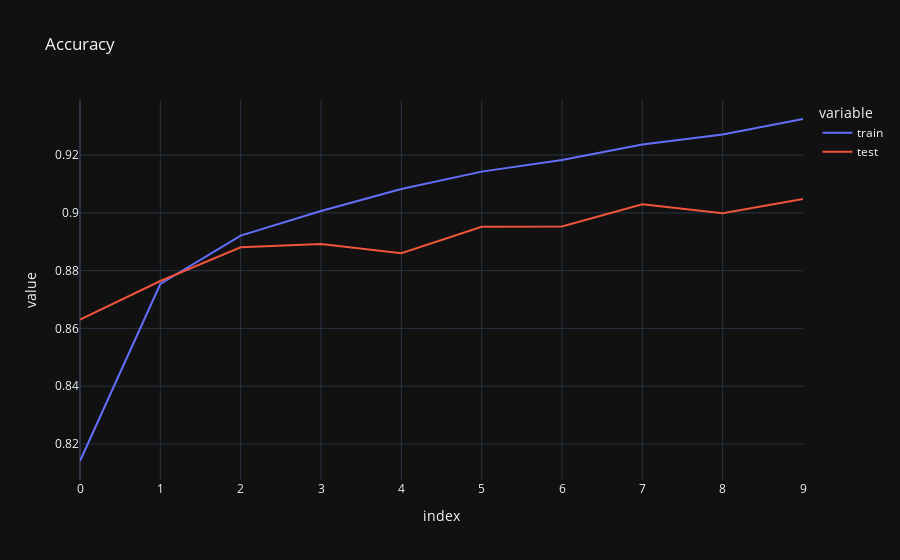
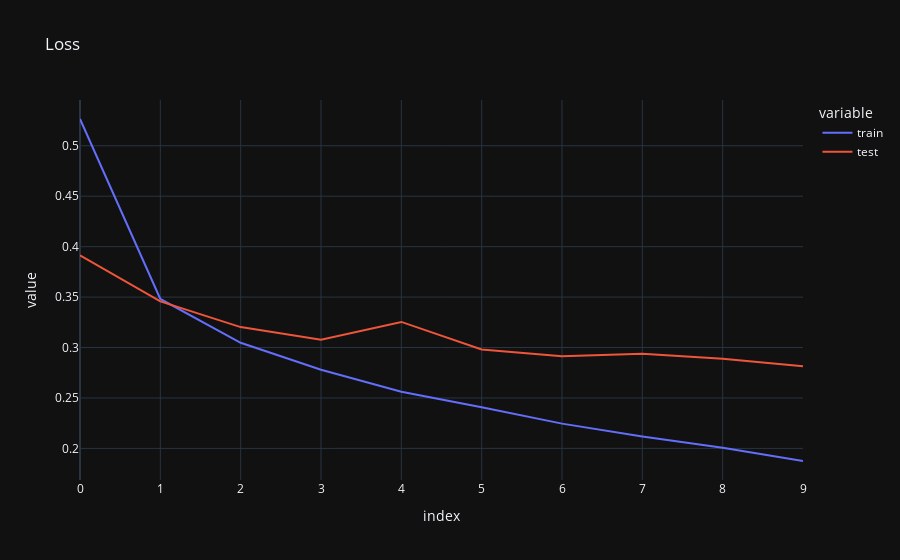

Write notebook code for charts like these, in order.
### Code cell
accuracy_history = pd.DataFrame({
    'train': history.history['accuracy'],
    'test': history.history['val_accuracy']
})

loss_history = pd.DataFrame({
    'train': history.history['loss'],
    'test': history.history['val_loss']
})

px.line(accuracy_history, title='Accuracy').show()
px.line(loss_history, title='Loss').show()

### Figure 1 — Plotly figure (JSON) as saved in the notebook; plotly's stock layout.template omitted (floating-point values rounded to 4 significant figures)
{"data": [{"hovertemplate": "variable=train<br>index=%{x}<br>value=%{y}<extra></extra>", "legendgroup": "train", "line": {"color": "#636efa", "dash": "solid"}, "marker": {"symbol": "circle"}, "mode": "lines", "name": "train", "orientation": "v", "showlegend": true, "type": "scatter", "x": [0, 1, 2, 3, 4, 5, 6, 7, 8, 9], "xaxis": "x", "y": [0.8141, 0.8754, 0.8921, 0.9006, 0.9082, 0.9143, 0.9183, 0.9237, 0.9271, 0.9325], "yaxis": "y"}, {"hovertemplate": "variable=test<br>index=%{x}<br>value=%{y}<extra></extra>", "legendgroup": "test", "line": {"color": "#EF553B", "dash": "solid"}, "marker": {"symbol": "circle"}, "mode": "lines", "name": "test", "orientation": "v", "showlegend": true, "type": "scatter", "x": [0, 1, 2, 3, 4, 5, 6, 7, 8, 9], "xaxis": "x", "y": [0.863, 0.8764, 0.8881, 0.8892, 0.886, 0.8952, 0.8953, 0.903, 0.8999, 0.9048], "yaxis": "y"}], "layout": {"legend": {"title": {"text": "variable"}, "tracegroupgap": 0}, "title": {"text": "Accuracy"}, "xaxis": {"anchor": "y", "domain": [0, 1], "title": {"text": "index"}}, "yaxis": {"anchor": "x", "domain": [0, 1], "title": {"text": "value"}}}}

### Figure 2 — Plotly figure (JSON) as saved in the notebook; plotly's stock layout.template omitted (floating-point values rounded to 4 significant figures)
{"data": [{"hovertemplate": "variable=train<br>index=%{x}<br>value=%{y}<extra></extra>", "legendgroup": "train", "line": {"color": "#636efa", "dash": "solid"}, "marker": {"symbol": "circle"}, "mode": "lines", "name": "train", "orientation": "v", "showlegend": true, "type": "scatter", "x": [0, 1, 2, 3, 4, 5, 6, 7, 8, 9], "xaxis": "x", "y": [0.5265, 0.3482, 0.3047, 0.278, 0.2562, 0.2408, 0.2246, 0.2118, 0.2007, 0.1875], "yaxis": "y"}, {"hovertemplate": "variable=test<br>index=%{x}<br>value=%{y}<extra></extra>", "legendgroup": "test", "line": {"color": "#EF553B", "dash": "solid"}, "marker": {"symbol": "circle"}, "mode": "lines", "name": "test", "orientation": "v", "showlegend": true, "type": "scatter", "x": [0, 1, 2, 3, 4, 5, 6, 7, 8, 9], "xaxis": "x", "y": [0.3914, 0.3457, 0.3202, 0.3078, 0.3254, 0.2981, 0.2914, 0.2938, 0.2888, 0.2815], "yaxis": "y"}], "layout": {"legend": {"title": {"text": "variable"}, "tracegroupgap": 0}, "title": {"text": "Loss"}, "xaxis": {"anchor": "y", "domain": [0, 1], "title": {"text": "index"}}, "yaxis": {"anchor": "x", "domain": [0, 1], "title": {"text": "value"}}}}
